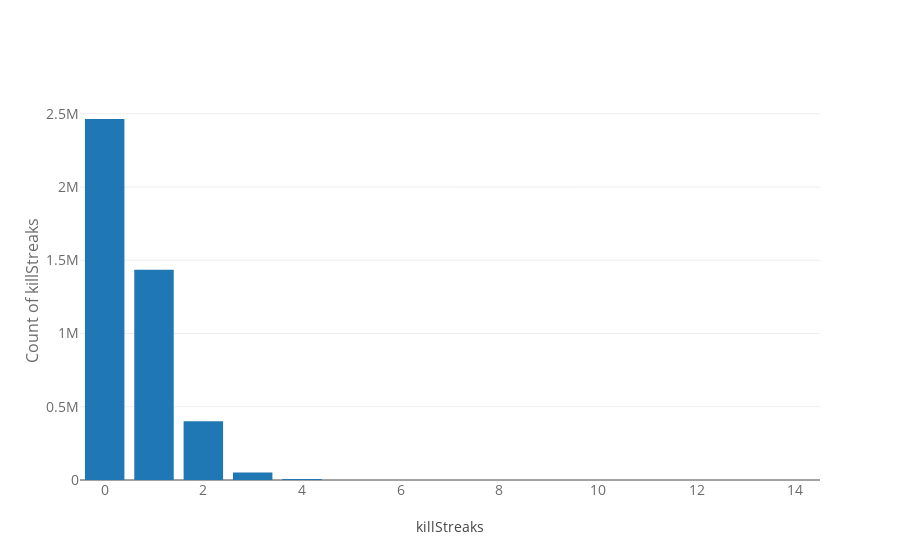

This figure's notebook cell:
### Markdown cell above
killStreaks : Max number of enemy players killed in a short amount of time.

### Code cell
temp = df_train['killStreaks'].value_counts().sort_values(ascending=False)

trace = go.Bar(
    x = temp.index,
    y = (temp)
)
data = [trace]
layout = go.Layout(
    title = "",
    xaxis=dict(
        title='killStreaks',
        tickfont=dict(
            size=14,
            color='rgb(107, 107, 107)'
        )
    ),
    yaxis=dict(
        title='Count of killStreaks',
        titlefont=dict(
            size=16,
            color='rgb(107, 107, 107)'
        ),
        tickfont=dict(
            size=14,
            color='rgb(107, 107, 107)'
        )
)
)
fig = go.Figure(data=data, layout=layout)
py.iplot(fig, filename='schoolStateNames')

### Figure 1 — Plotly figure (JSON) as saved in the notebook; plotly's stock layout.template omitted (floating-point values rounded to 4 significant figures)
{"data": [{"x": [0, 1, 2, 3, 4, 5, 6, 7, 8, 9, 10, 11, 12, 13, 14], "y": [2464072, 1434427, 401507, 50362, 6403, 389, 101, 36, 17, 10, 8, 1, 1, 1, 1], "type": "bar", "uid": "0593d7de-cca9-11e8-b055-0242ac130002"}], "layout": {"title": "", "xaxis": {"tickfont": {"color": "rgb(107, 107, 107)", "size": 14}, "title": "killStreaks"}, "yaxis": {"tickfont": {"color": "rgb(107, 107, 107)", "size": 14}, "title": "Count of killStreaks", "titlefont": {"color": "rgb(107, 107, 107)", "size": 16}}}}
